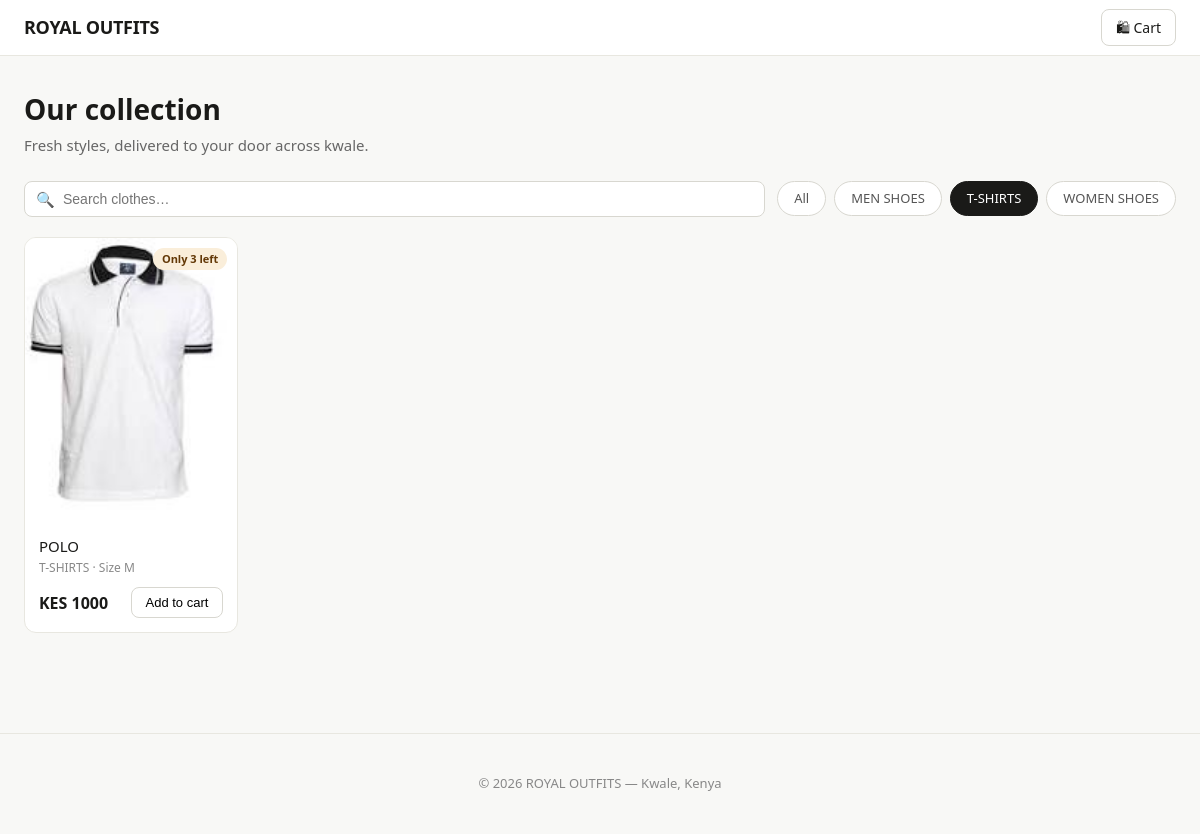
Page /?category=t-shirts on the committed database.
### apps/products/models.py (models this page shows, shortened)
class Category(models.Model):
    name = models.CharField(max_length=100)
    slug = models.SlugField(unique=True)
    class Meta:
        verbose_name_plural = 'categories'
        ordering = ['name']

class Product(models.Model):
    SIZE_CHOICES = [
        ('XS', 'XS'), ('S', 'S'), ('M', 'M'),
        ('L', 'L'), ('XL', 'XL'), ('XXL', 'XXL'),
        ('one_size', 'One size'),
    ]
    name = models.CharField(max_length=200)
    description = models.TextField(blank=True)
    category = models.ForeignKey(Category, on_delete=models.SET_NULL, null=True, related_name='products')
    price = models.DecimalField(max_digits=10, decimal_places=2)
    stock = models.PositiveIntegerField(default=0)
    size = models.CharField(max_length=10, choices=SIZE_CHOICES, default='one_size')
    image = models.ImageField(upload_to='products/', blank=True, null=True)
    is_active = models.BooleanField(default=True)
    created_at = models.DateTimeField(auto_now_add=True)
    updated_at = models.DateTimeField(auto_now=True)
    class Meta:
        ordering = ['-created_at']
    @property
    def is_in_stock(self):
        return self.stock > 0
    @property
    def stock_status(self):
        if self.stock == 0:
            return 'out_of_stock'
        if self.stock <= 3:
            return 'low_stock'
        return 'in_stock'

### apps/products/views.py (the view)
# urls.py: path('', views.store, name='store'),
def store(request):
    category_slug = request.GET.get('category')
    search = request.GET.get('q', '').strip()
    products = Product.objects.filter(is_active=True).select_related('category')
    categories = Category.objects.all()
    active_category = None
    if category_slug:
        active_category = get_object_or_404(Category, slug=category_slug)
        products = products.filter(category=active_category)
    if search:
        products = products.filter(name__icontains=search)
    return render(request, 'store/shop.html', {
        'products': products,
        'categories': categories,
        'active_category': active_category,
        'search': search,
    })

### apps/orders/cart.py (called while the page is built)
    def __len__(self):
        return sum(item['quantity'] for item in self.cart.values())

### apps/orders/context_processors.py (called while the page is built)
def cart_count(request):
    cart = Cart(request)
    return {'cart_count': len(cart)}

### templates/store/shop.html (shortened to what this page needs)
{% extends 'store/base.html' %}
{% block content %}
<div class="hero">
  <h1>Our collection</h1>
  <p>Fresh styles, delivered to your door across kwale.</p>
</div>
<div class="toolbar">
  <div class="search-wrap">
    <span class="search-icon">&#128269;</span>
    <form method="get" action="/">
      <input type="text" name="q" value="{{ search }}" placeholder="Search clothes…">
    </form>
  </div>
  <div class="cats">
    <a href="/" class="cat-pill {% if not active_category %}active{% endif %}">All</a>
    {% for cat in categories %}
      <a href="/?category={{ cat.slug }}{% if search %}&q={{ search }}{% endif %}"
         class="cat-pill {% if active_category.slug == cat.slug %}active{% endif %}">
        {{ cat.name }}
      </a>
    {% endfor %}
  </div>
</div>
{% if products %}
<div class="grid">
  {% for product in products %}
  <div class="card">
    <a href="/product/{{ product.pk }}/">
      <div class="card-img">
        {% if product.image %}
          <img src="{{ product.image.url }}" alt="{{ product.name }}">
        {% else %}
          <span class="card-img-placeholder">👗</span>
        {% endif %}
        {% if product.stock_status == 'in_stock' %}
          <span class="stock-badge stock-in">{{ product.stock }} in stock</span>
        {% elif product.stock_status == 'low_stock' %}
          <span class="stock-badge stock-low">Only {{ product.stock }} left</span>
        {% else %}
          <span class="stock-badge stock-out">Out of stock</span>
        {% endif %}
      </div>
    </a>
    <div class="card-body">
      <div class="card-name"><a href="/product/{{ product.pk }}/">{{ product.name }}</a></div>
      <div class="card-meta">
        {% if product.category %}{{ product.category.name }}{% endif %}
        {% if product.size != 'one_size' %} &middot; Size {{ product.size }}{% endif %}
      </div>
      <div class="card-footer">
        <span class="card-price">KES {{ product.price|floatformat:0 }}</span>
        {% if product.is_in_stock %}
          <form class="add-form" method="post" action="/cart/add/{{ product.pk }}/">
            <button type="submit">Add to cart</button>
          </form>
        {% else %}
          <form class="add-form"><button disabled>Sold out</button></form>
        {% endif %}
      </div>
    </div>
  </div>
  {% endfor %}
</div>
{% else %}
<div class="empty">
  <h2>No items found</h2>
  <p>Try a different category or search term.</p>
</div>
{% endif %}
{% endblock %}

### templates/store/base.html (style rules this page uses)
*, *::before, *::after { box-sizing: border-box; margin: 0; padding: 0; }
body { font-family: system-ui, -apple-system, sans-serif; background: #f8f8f6; color: #1a1a18; line-height: 1.5; }
a { color: inherit; text-decoration: none; }

### templates/store/shop.html (style rules this page uses)
.hero { padding: 32px 24px 24px; }
.hero h1 { font-size: 28px; font-weight: 600; margin-bottom: 4px; }
.hero p { color: #666; font-size: 15px; }
.toolbar { display: flex; align-items: center; gap: 12px; padding: 0 24px 20px; flex-wrap: wrap; }
.search-wrap { flex: 1; min-width: 200px; position: relative; }
.search-wrap input { width: 100%; padding: 9px 14px 9px 38px; border: 1px solid #d8d7d0; border-radius: 8px; font-size: 14px; background: #fff; outline: none; }
.search-icon { position: absolute; left: 12px; top: 50%; transform: translateY(-50%); color: #aaa; font-size: 15px; }
.cats { display: flex; gap: 8px; flex-wrap: wrap; }
.cat-pill { padding: 7px 16px; border-radius: 99px; border: 1px solid #d8d7d0; font-size: 13px; background: #fff; cursor: pointer; color: #555; white-space: nowrap; }
.cat-pill.active { background: #1a1a18; color: #fff; border-color: #1a1a18; }
.grid { display: grid; grid-template-columns: repeat(auto-fill, minmax(200px, 1fr)); gap: 20px; padding: 0 24px 40px; }
.card { background: #fff; border: 1px solid #e8e7e0; border-radius: 12px; overflow: hidden; transition: border-color .15s, transform .15s; }
.card-img { aspect-ratio: 3/4; background: #f1f0e8; display: flex; align-items: center; justify-content: center; overflow: hidden; position: relative; }
.card-img img { width: 100%; height: 100%; object-fit: cover; }
.stock-badge { position: absolute; top: 10px; right: 10px; font-size: 11px; font-weight: 600; padding: 3px 9px; border-radius: 99px; }
.stock-low { background: #FAEEDA; color: #633806; }
.card-body { padding: 14px; }
.card-name { font-size: 15px; font-weight: 500; margin-bottom: 2px; }
.card-meta { font-size: 12px; color: #888; margin-bottom: 10px; }
.card-footer { display: flex; align-items: center; justify-content: space-between; }
.card-price { font-size: 16px; font-weight: 600; }
.add-form button { padding: 7px 14px; border-radius: 8px; border: 1px solid #d8d7d0; background: none; font-size: 13px; cursor: pointer; font-weight: 500; }

### rows in the picture
Category: name "MEN SHOES"
Category: name "T-SHIRTS"
Category: name "WOMEN SHOES"
Product: image (picture), stock "3", name "POLO", category.name "T-SHIRTS", size "M", price "1000"
